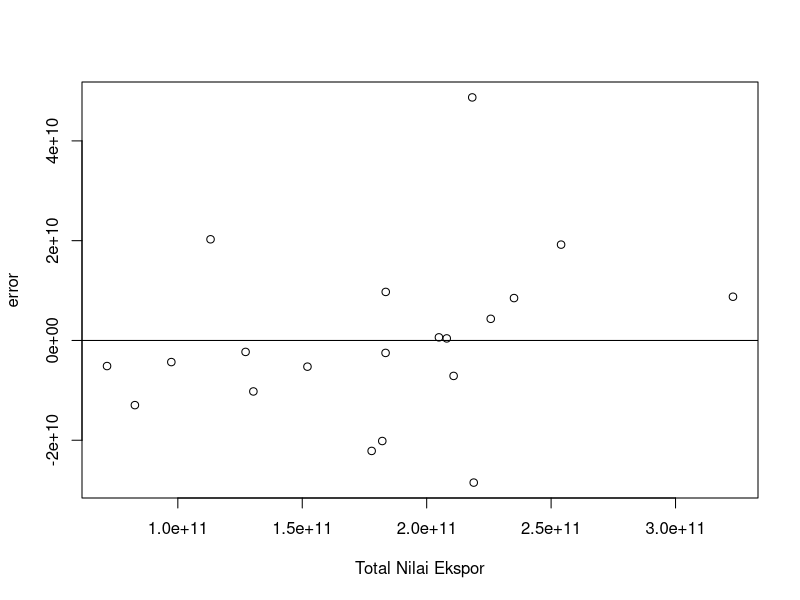
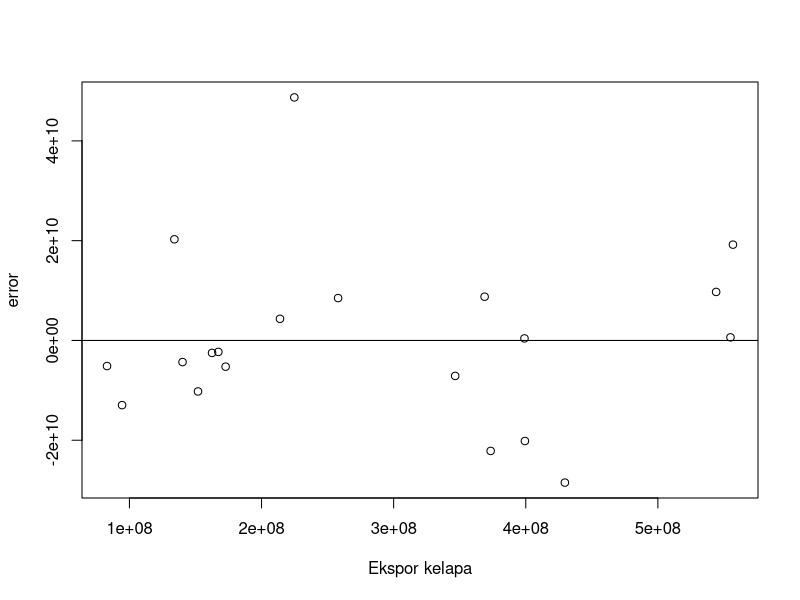
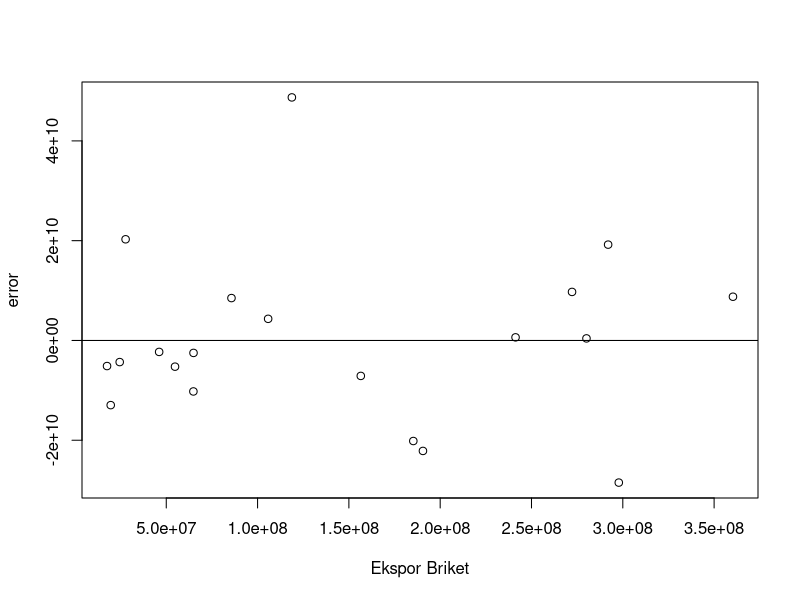
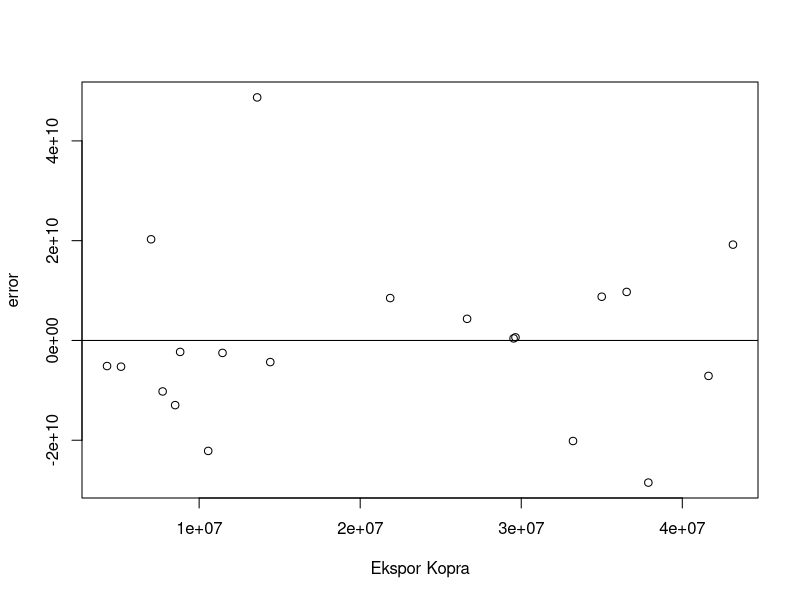
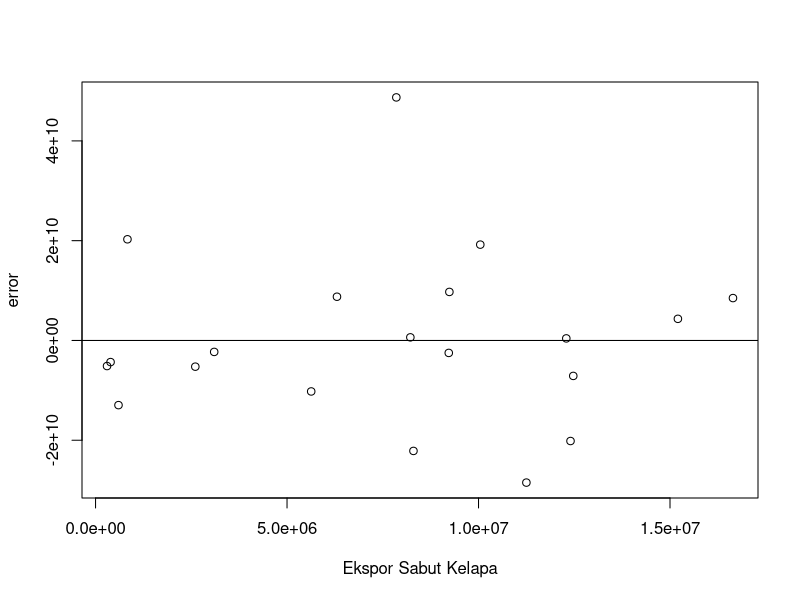
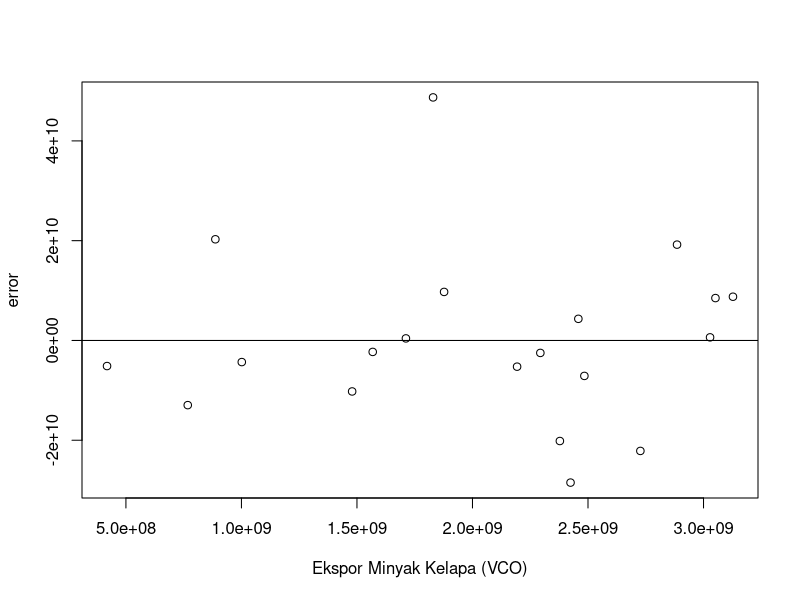

The R source for these figures, in order:
setwd("D:/METOPEL UAS/AUDRY METOPEL")
library(readxl)
library(tidyverse)
library(kableExtra)
read_excel("kelapa.xlsx")
dat <- read_excel("kelapa.xlsx")
kbl(dat) %>%
  kable_styling(bootstrap_options = c("striped", "hover", "condensed", "responsive"))


# Plot 
# regresi
reg1<-lm(ekspor~kelapa+briket+kopra+sabut+minyak,data=dat)
summary(reg1)

# Membuat error
dat$u<-resid(reg1)

# plot eror

dat$m<-resid(reg1)
plot(dat$ekspor,dat$m,xlab="Total Nilai Ekspor",ylab="error")
abline(h=0) # membuat garis horizontal di y=0

dat$m<-resid(reg1)
plot(dat$kelapa,dat$m,xlab="Ekspor kelapa",ylab="error")
abline(h=0)

dat$m<-resid(reg1)
plot(dat$briket,dat$m,xlab="Ekspor Briket",ylab="error")
abline(h=0)

dat$m<-resid(reg1)
plot(dat$kopra,dat$m,xlab="Ekspor Kopra",ylab="error")
abline(h=0)

dat$m<-resid(reg1)
plot(dat$sabut,dat$m,xlab="Ekspor Sabut Kelapa",ylab="error")
abline(h=0)

dat$m<-resid(reg1)
plot(dat$minyak,dat$m,xlab="Ekspor Minyak Kelapa (VCO)",ylab="error")
abline(h=0)
